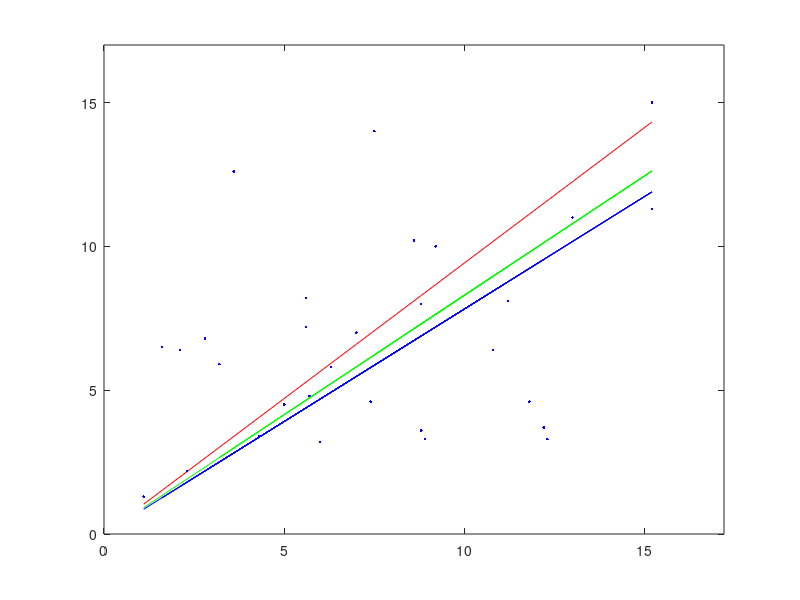

MATLAB code to generate this figure:
% Linear Regression Example
% Solves Ax=b using the method of least squares
%
% %%%%%%%%%%%%%%%%%%%% Example 1 %%%%%%%%%%%%%%%%%%%%%%%%%%%%%%%

%%%%%%%% Step 1: Find the first best fit line %%%%%%%%%
clear;
clc;

% Random Point Values Set 1
x1 = [1.1, 2.3, 4.3, 5.7, 6.3, 7.0, 8.8, 9.2, 13.0, 15.2];
b1 = [1.3, 2.2, 3.4, 4.8, 5.8, 7.0, 8.0, 10.0, 11.0, 15.0];

% Determine number of values
N = length(x1);

% Find the line of best fit
a = (x1(:).'*x1(:))\(x1(:).'*b1(:));
line1 = a*x1;

% Plot the points and best fit line
plot(x1,line1,'-r');
hold
plot(x1,b1,'.b');
xlim([0 max(x1)+2]);
ylim([0 max(b1)+2]);

%%
pause(1)
%%%%%%%% Step 2: Add the new set of points %%%%%%%%%%

% Random Point Values Set 2
x2 = [12.3, 11.8, 6.0, 5.0, 3.2, 5.6, 11.2, 8.6, 15.2, 7.5];
b2 = [3.3, 4.6, 3.2, 4.5, 5.9, 7.2, 8.1, 10.2, 11.3, 14.0];

% Plot the Points
plot(x2,b2,'.b');

%%
pause(1)
%%%%%%%% Step 3: Plot the new best fitting line %%%%%%%%%%

% Full Set of Points
x = horzcat(x1,x2);
fx = horzcat(b1,b2);

% Find the new best fit line
a = (x(:).'*x(:))\(x(:).'*fx(:));
line = a*x;

% Plot the new best fit line

plot(x,line,'-g');

%%
pause(1)
%%%%%%%% Step 4: Add the new set of points %%%%%%%%%%

% Random Point Values Set 3
x3 = [8.8, 5.6, 2.1, 3.6, 12.2, 1.6, 8.9, 7.4, 2.8, 10.8];
b3 = [3.6, 8.2, 6.4, 12.6, 3.7, 6.5, 3.3, 4.6, 6.8, 6.4];

% Plot the Points
plot(x3,b3,'.b');

%%
pause(1)
%%%%%%%% Step 5: Plot the new best fitting line %%%%%%%%%%

% Full Set of Points
x = horzcat(x1,x2,x3);
fx = horzcat(b1,b2,b3);

% Find the new best fit line
a = (x(:).'*x(:))\(x(:).'*fx(:));
line = a*x;

% Plot the new best fit line

plot(x,line,'-b');






